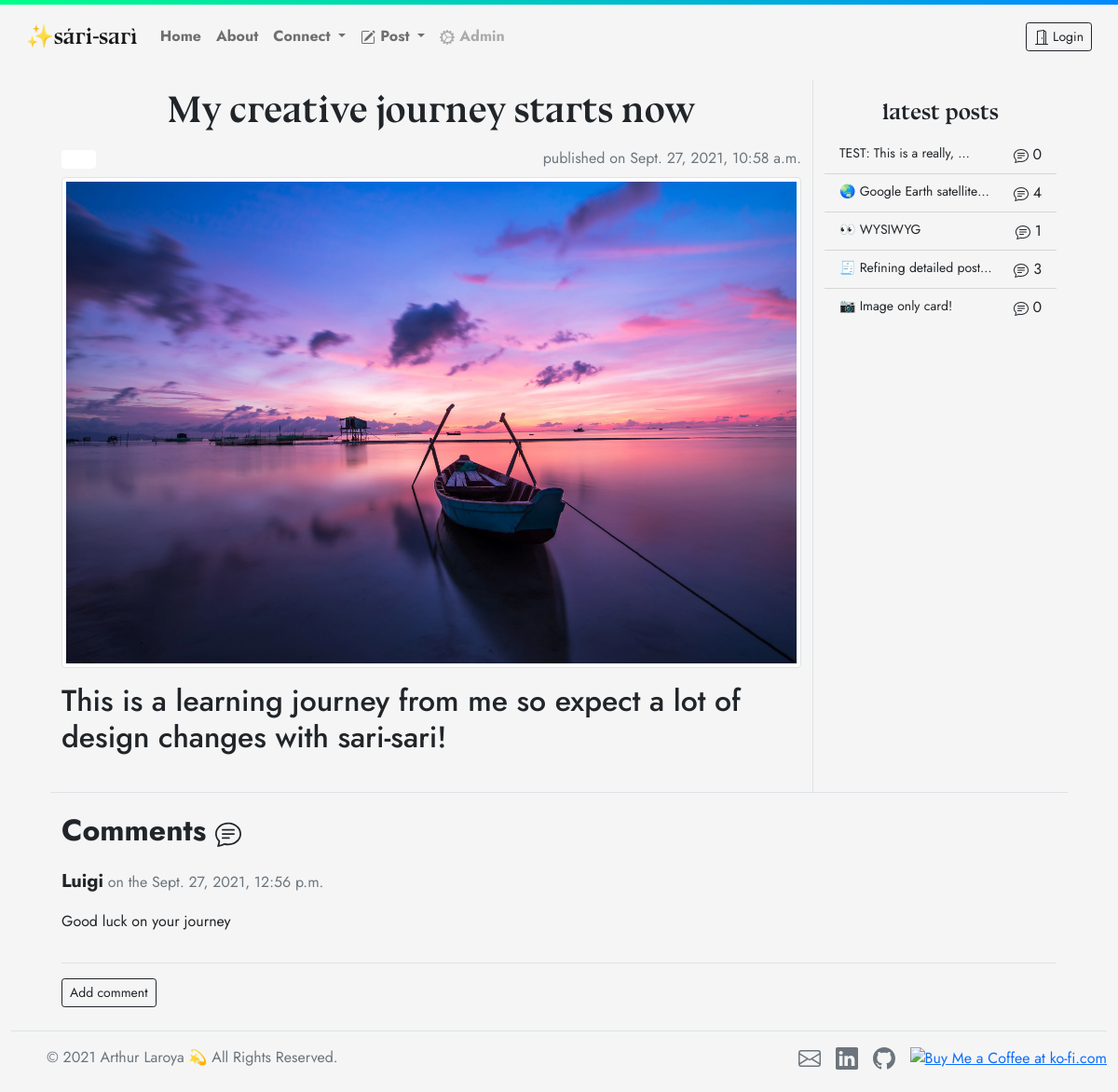
Page /post/9 on the committed database.
### blog/models.py (models this page shows, shortened)
class Post(models.Model):
    author = models.ForeignKey('auth.User',on_delete=models.CASCADE) # authorised user
    title = models.CharField(max_length=200)
    text = models.TextField(blank=True)
    created_date = models.DateTimeField(default=timezone.now)
    published_date = models.DateTimeField(blank=True,null=True)
    tag = models.ManyToManyField(Tag, help_text='Hold ctrl to pick multiple tags!')
    image = models.ImageField(upload_to='images',blank=True)
    like = models.IntegerField(blank=True,null=True)
    def approve_comments(self):
        return self.comments.filter(approved_comment=True)

class Comment(models.Model):
    post = models.ForeignKey('blog.Post',related_name='comments',on_delete=models.CASCADE) # comment connected to post
    author = models.CharField(max_length=100)
    text = models.TextField()
    created_date = models.DateTimeField(default=timezone.now)
    approved_comment = models.BooleanField(default=False)

### blog/views.py (the view)
# urls.py: re_path(r'^post/(?P<pk>\d+)$',views.PostDetailView.as_view(),name='post_detail'),
class PostDetailView(DetailView):
    model = Post
    def get_context_data(self, **kwargs):
        context = super().get_context_data(**kwargs)
        context['detailed'] = Post.objects.filter(published_date__lte=timezone.now()).order_by('-published_date')[:5]
        return context

### blog/models.py (called while the page is built)
    def __str__(self):
        return self.name

### blog/templates/blog/post_detail.html (shortened to what this page needs)
{% extends 'blog/base.html' %}
{% block content %}
<div class="container pt-2">
  <div class="row">
    <div class="col border-end">
      <h1 class="brand py-2 text-center">{{ post.title }}</h1>
      <div class="d-flex justify-content-between pb-2">
        <div>
          {% for tag in post.tag.all %}
          <span class="badge" style="background-color:{{ tag.colour }};">{{ tag }}</span>
          {% endfor %}
        </div>
        {% if post.published_date %}
        <div class="text-muted">
          published on {{ post.published_date }}
        </div>
        {% endif %}
      </div>
      <div>
        {% if post.image %}
        <figure class="figure">
          <img class="img-fluid img-thumbnail" src="{{ post.image.url }}" alt="user image">
        </figure>
        {% endif %}
        <div>
          {{ post.text|safe|linebreaksbr}}
        </div>
        <div class="d-flex justify-content-center p-3">
        </div>
      </div>
    </div>
    <div class="col-md-3 pt-3">
      <ol class="list-group list-group-flush sticky-top">
        <span class="brand text-center fs-4 pb-2">latest posts</span>
        {% for post in detailed %}
        {% url 'post_detail' pk=post.pk as detail_url %}
        <li class="list-group-item list-group-item-action d-flex justify-content-between align-items-start {% if request.path == detail_url %}active{% endif %}">
          <small class="me-auto text-truncate">
            <em></em>{{ post.title|truncatechars:25 }}<a class="stretched-link" aria-label="read" href="{% url 'post_detail' pk=post.pk %}"></a>
          </small>
          <div class="">
             {{ post.approve_comments.count }}
          </div>
        </li>
        {% endfor %}
      </ol>
    </div>
  </div>
</div>
<div class="container border-top">
  <p class="fs-2 fw-bold pt-3">Comments </p>
  {% for comment in post.comments.all %}
  {% if user.is_authenticated or comment.approved_comment %}
  <span class="fs-5 fw-bold pt-3">{{ comment.author }}</span>
    <span class="text-muted">on the {{ comment.created_date }}</span>
    <div class="border-bottom pb-3">
      <p>{{ comment.text|safe|linebreaks}}</p>
    </div>
    {% else %}
    <p class="mt-3"><em>A comment is awaiting approval</em></p>
    {% endif %}
    {% empty %}
    <p>No comments</p>
  {% endfor %}
  <a class="btn btn-outline-dark btn-sm my-3" href="{% url 'add_comment_to_post' pk=post.pk %}">Add comment</a>
</div>
{% endblock %}

### blog/static/css/blog.css (style rules this page uses)
body { -ms-overflow-style: none; scrollbar-width: none; overflow-y: scroll; font-family: 'Jost', sans-serif; background: #F5F5F5; }
.list-group-item { background-color: #F5F5F5; }
.brand { font-family: 'bluu_nextbold', serif; }

### rows in the picture
Post: title "My creative journey starts now", published_date "Sept. 27, 2021, 10:58 a.m.", image (picture), text "This is a learning journey from me so expect a lot of design changes with sari-sari!"
Post: title "TEST: This is a really, …", approve_comments.count "0"
Post: title "🌏 Google Earth satellite…", approve_comments.count "4"
Post: title "👀 WYSIWYG", approve_comments.count "1"
Post: title "🧾 Refining detailed post…", approve_comments.count "3"
Post: title "📷 Image only card!", approve_comments.count "0"
Comment: author "Luigi", created_date "Sept. 27, 2021, 12:56 p.m.", text "Good luck on your journey"
